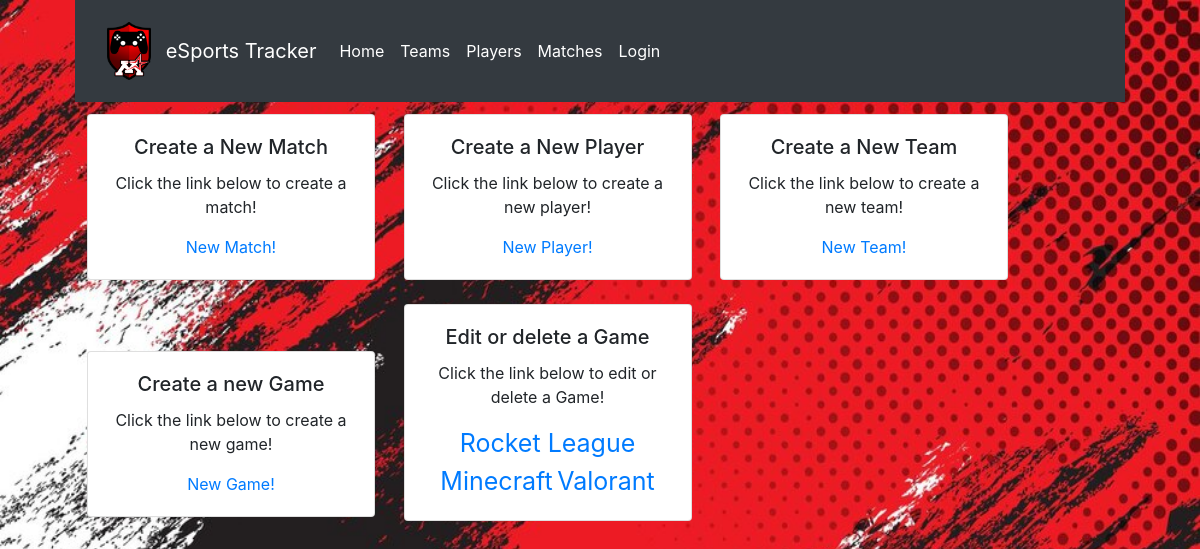
Page /tracker/admin_tracker/ on the committed database.
### tracker/models.py (models this page shows, shortened)
class Game(models.Model):
    gameName = models.CharField(max_length=30)
    teamSize = models.IntegerField(default=0)
    leagueFormat = models.CharField(choices=leagueFormatChoices, default=roundRobin, max_length=25)
    leagueStructure = models.CharField(choices=leagueStructureChoices, default=jv, max_length=25)
    def get_absolute_url(self):
        return reverse('game-detail', args=[str(self.id)])

### tracker/views.py (the view)
# urls.py: path("admin_tracker/", views.GameListView.as_view(), name="admin_tracker"),
@login_required
class GameListView(generic.ListView):
    model = Game

### tracker/templates/tracker/game_list.html
{% extends "base_generic.html" %}
{% block content%}
<div>
    <div class="card" style="display: inline-block;text-align: center;width: 18rem; margin: 12px">
        <div class="card-body" style="text-align:center">
            <h5 class="card-title">Create a New Match</h5>
            <p class="card-text">Click the link below to create a match!</p>
            <a href="{% url 'match-create' %}" class="card-link">New Match!</a>
        </div>
    </div>
    <div class="card" style="display: inline-block;text-align: center;width: 18rem; margin: 12px">
        <div class="card-body" style="text-align:center">
            <h5 class="card-title">Create a New Player</h5>
            <p class="card-text">Click the link below to create a new player!</p>
            <a href="{% url 'player-create' %}" class="card-link">New Player!</a>
        </div>
    </div>
    <div class="card" style="display: inline-block;text-align: center;width: 18rem; margin: 12px">
        <div class="card-body" style="text-align:center">
            <h5 class="card-title">Create a New Team</h5>
            <p class="card-text">Click the link below to create a new team!</p>
            <a href="{% url 'team-create' %}" class="card-link">New Team!</a>
        </div>
    </div>
    <div class="card" style="display: inline-block;text-align: center;width: 18rem; margin: 12px">
        <div class="card-body" style="text-align:center">
            <h5 class="card-title">Create a new Game</h5>
            <p class="card-text">Click the link below to create a new game!</p>
            <a href="{% url 'game-create' %}" class="card-link">New Game!</a>
        </div>
    </div>
    <div class="card" style="display: inline-block;text-align: center;width: 18rem; margin: 12px">
        <div class="card-body" style="text-align:center">
            <h5 class="card-title">Edit or delete a Game</h5>
            <p class="card-text">Click the link below to edit or delete a Game!</p>
            {% if game_list %}
                {% for game in game_list %}
                    <a href="{{game.get_absolute_url}}" style="font-size: 25;">{{game.gameName}}</a>
                {% endfor %}
            {% else %}
                <a href="{% url 'game-create' %}" class="card-link">No games have been created yet, click here to make one!</a>
            {% endif %}
        </div>
    </div>
</div>
{% endblock %}

### rows in the picture
Game: gameName "Rocket League"
Game: gameName "Minecraft"
Game: gameName "Valorant"
